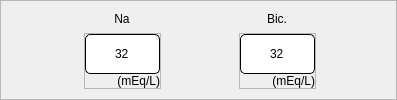
                   <widget class="QFrame" name="botbox">
                    <property name="frameShape">
                     <enum>QFrame::StyledPanel</enum>
                    </property>
                    <property name="frameShadow">
                     <enum>QFrame::Raised</enum>
                    </property>
                    <layout class="QHBoxLayout" name="horizontalLayout_13">
                     <property name="spacing">
                      <number>35</number>
                     </property>
                     <property name="leftMargin">
                      <number>60</number>
                     </property>
                     <property name="topMargin">
                      <number>0</number>
                     </property>
                     <property name="rightMargin">
                      <number>60</number>
                     </property>
                     <property name="bottomMargin">
                      <number>0</number>
                     </property>
                     <item>
                      <widget class="QFrame" name="Na">
                       <property name="frameShape">
                        <enum>QFrame::NoFrame</enum>
                       </property>
                       <property name="frameShadow">
                        <enum>QFrame::Plain</enum>
                       </property>
                       <layout class="QVBoxLayout" name="verticalLayout_14">
                        <property name="spacing">
                         <number>5</number>
                        </property>
                        <property name="leftMargin">
                         <number>23</number>
                        </property>
                        <property name="topMargin">
                         <number>10</number>
                        </property>
                        <property name="rightMargin">
                         <number>20</number>
                        </property>
                        <property name="bottomMargin">
                         <number>10</number>
                        </property>
                        <item>
                         <widget class="QFrame" name="frame_44">
                          <property name="frameShape">
                           <enum>QFrame::NoFrame</enum>
                          </property>
                          <property name="frameShadow">
                           <enum>QFrame::Raised</enum>
                          </property>
                          <layout class="QVBoxLayout" name="verticalLayout_37" stretch="0">
                           <property name="spacing">
                            <number>0</number>
                           </property>
                           <property name="leftMargin">
                            <number>0</number>
                           </property>
                           <property name="topMargin">
                            <number>0</number>
                           </property>
                           <property name="rightMargin">
                            <number>0</number>
                           </property>
                           <property name="bottomMargin">
                            <number>0</number>
                           </property>
                           <item alignment="Qt::AlignHCenter|Qt::AlignVCenter">
                            <widget class="QLabel" name="label_20">
                             <property name="styleSheet">
                              <string notr="true">font: bold 16px &quot;Roboto&quot;;</string>
                             </property>
                             <property name="text">
                              <string>Na</string>
                             </property>
                             <property name="alignment">
                              <set>Qt::AlignCenter</set>
                             </property>
                            </widget>
                           </item>
                          </layout>
                         </widget>
                        </item>
                        <item>
                         <widget class="QFrame" name="frame_45">
                          <property name="frameShape">
                           <enum>QFrame::StyledPanel</enum>
                          </property>
                          <property name="frameShadow">
                           <enum>QFrame::Raised</enum>
                          </property>
                          <layout class="QVBoxLayout" name="verticalLayout_38">
                           <property name="spacing">
                            <number>0</number>
                           </property>
                           <property name="leftMargin">
                            <number>0</number>
                           </property>
                           <property name="topMargin">
                            <number>0</number>
                           </property>
                           <property name="rightMargin">
                            <number>0</number>
                           </property>
                           <property name="bottomMargin">
                            <number>0</number>
                           </property>
                           <item>
                            <widget class="QLineEdit" name="na_edit">
                             <property name="sizePolicy">
                              <sizepolicy hsizetype="Preferred" vsizetype="Preferred">
                               <horstretch>0</horstretch>
                               <verstretch>0</verstretch>
                              </sizepolicy>
                             </property>
                             <property name="minimumSize">
                              <size>
                               <width>75</width>
                               <height>40</height>
                              </size>
                             </property>
                             <property name="maximumSize">
                              <size>
                               <width>75</width>
                               <height>40</height>
                              </size>
                             </property>
                             <property name="styleSheet">
                              <string notr="true">background: #FFFFFF;
border: 1px solid #000000;
border-radius: 5px;
font:  bold 16px &quot;Roboto&quot;;</string>
                             </property>
                             <property name="text">
                              <string>32</string>
                             </property>
                             <property name="alignment">
                              <set>Qt::AlignCenter</set>
                             </property>
                            </widget>
                           </item>
                           <item>
                            <widget class="QLabel" name="label_39">
                             <property name="styleSheet">
                              <string notr="true">font:  14px &quot;Roboto&quot;;</string>
                             </property>
                             <property name="text">
                              <string>(mEq/L)</string>
                             </property>
                             <property name="alignment">
                              <set>Qt::AlignRight|Qt::AlignTrailing|Qt::AlignVCenter</set>
                             </property>
                            </widget>
                           </item>
                          </layout>
                         </widget>
                        </item>
                       </layout>
                      </widget>
                     </item>
                     <item>
                      <widget class="QFrame" name="Bic">
                       <property name="frameShape">
                        <enum>QFrame::NoFrame</enum>
                       </property>
                       <property name="frameShadow">
                        <enum>QFrame::Plain</enum>
                       </property>
                       <layout class="QVBoxLayout" name="verticalLayout_15" stretch="1,2">
                        <property name="spacing">
                         <number>5</number>
                        </property>
                        <property name="leftMargin">
                         <number>23</number>
                        </property>
                        <property name="topMargin">
                         <number>10</number>
                        </property>
                        <property name="rightMargin">
                         <number>20</number>
                        </property>
                        <property name="bottomMargin">
                         <number>10</number>
                        </property>
                        <item>
                         <widget class="QFrame" name="frame_46">
                          <property name="frameShape">
                           <enum>QFrame::NoFrame</enum>
                          </property>
                          <property name="frameShadow">
                           <enum>QFrame::Raised</enum>
                          </property>
                          <layout class="QVBoxLayout" name="verticalLayout_39" stretch="0">
                           <property name="spacing">
                            <number>0</number>
                           </property>
                           <property name="leftMargin">
                            <number>0</number>
                           </property>
                           <property name="topMargin">
                            <number>0</number>
                           </property>
                           <property name="rightMargin">
                            <number>0</number>
                           </property>
                           <property name="bottomMargin">
                            <number>0</number>
                           </property>
                           <item alignment="Qt::AlignHCenter|Qt::AlignVCenter">
                            <widget class="QLabel" name="label_21">
                             <property name="styleSheet">
                              <string notr="true">font: bold 16px &quot;Roboto&quot;;</string>
                             </property>
                             <property name="text">
                              <string>Bic.</string>
                             </property>
                             <property name="alignment">
                              <set>Qt::AlignCenter</set>
                             </property>
                            </widget>
                           </item>
                          </layout>
                         </widget>
                        </item>
                        <item>
                         <widget class="QFrame" name="frame_47">
                          <property name="frameShape">
                           <enum>QFrame::StyledPanel</enum>
                          </property>
                          <property name="frameShadow">
                           <enum>QFrame::Raised</enum>
                          </property>
                          <layout class="QVBoxLayout" name="verticalLayout_40">
                           <property name="spacing">
                            <number>0</number>
                           </property>
                           <property name="leftMargin">
                            <number>0</number>
                           </property>
                           <property name="topMargin">
                            <number>0</number>
                           </property>
                           <property name="rightMargin">
                            <number>0</number>
                           </property>
                           <property name="bottomMargin">
                            <number>0</number>
                           </property>
                           <item>
                            <widget class="QLineEdit" name="bi_edit">
                             <property name="sizePolicy">
                              <sizepolicy hsizetype="Preferred" vsizetype="Preferred">
                               <horstretch>0</horstretch>
                               <verstretch>0</verstretch>
                              </sizepolicy>
                             </property>
                             <property name="minimumSize">
                              <size>
                               <width>75</width>
                               <height>40</height>
                              </size>
                             </property>
                             <property name="maximumSize">
                              <size>
                               <width>75</width>
                               <height>40</height>
                              </size>
                             </property>
                             <property name="styleSheet">
                              <string notr="true">background: #FFFFFF;
border: 1px solid #000000;
border-radius: 5px;
font:  bold 16px &quot;Roboto&quot;;</string>
                             </property>
                             <property name="text">
                              <string>32</string>
                             </property>
                             <property name="alignment">
                              <set>Qt::AlignCenter</set>
                             </property>
                            </widget>
                           </item>
                           <item>
                            <widget class="QLabel" name="label_40">
                             <property name="styleSheet">
                              <string notr="true">font:  14px &quot;Roboto&quot;;</string>
                             </property>
                             <property name="text">
                              <string>(mEq/L)</string>
                             </property>
                             <property name="alignment">
                              <set>Qt::AlignRight|Qt::AlignTrailing|Qt::AlignVCenter</set>
                             </property>
                            </widget>
                           </item>
                          </layout>
                         </widget>
                        </item>
                       </layout>
                      </widget>
                     </item>
                    </layout>
                   </widget>
